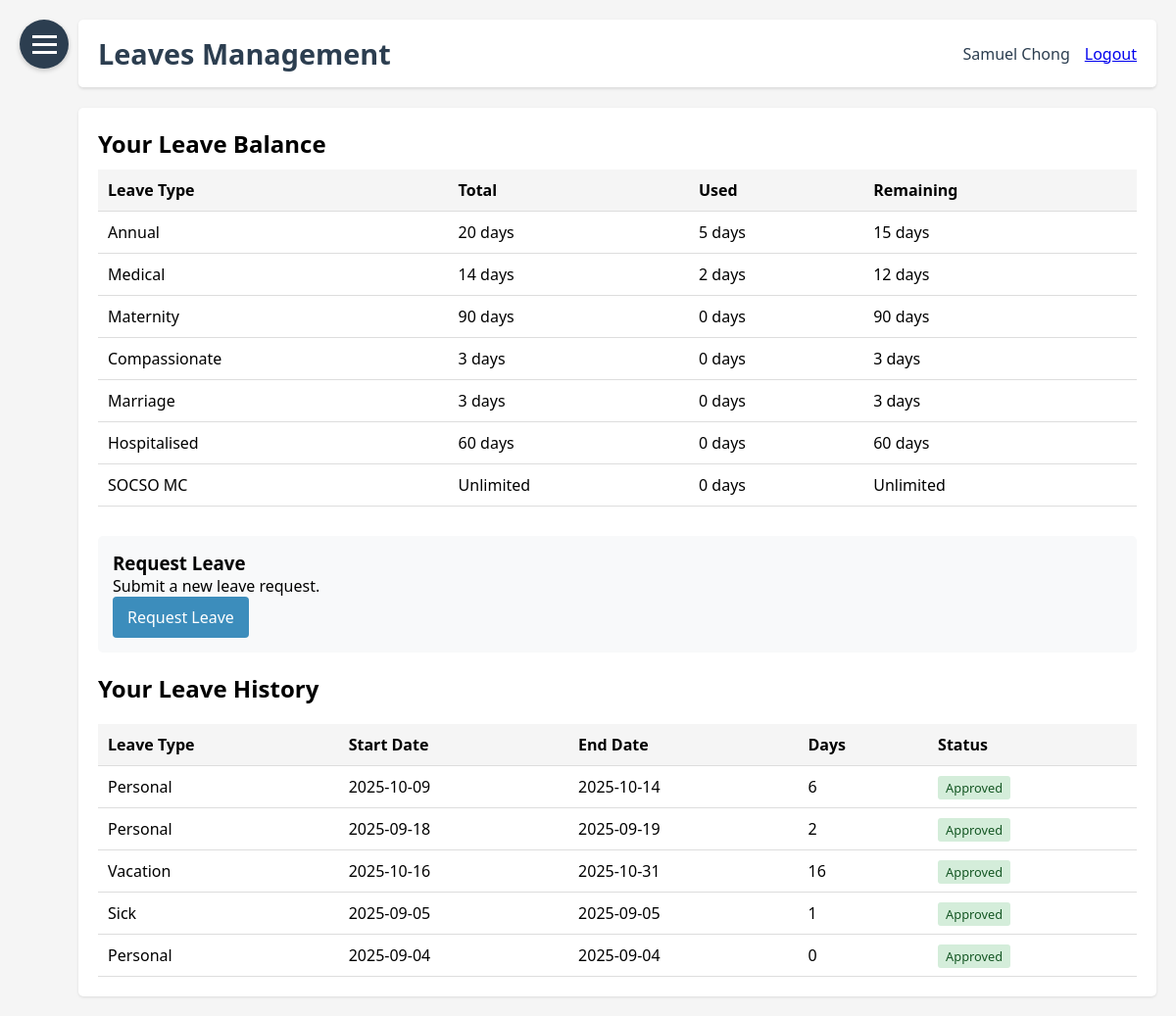
The app's page /leaves (signed in), older data.
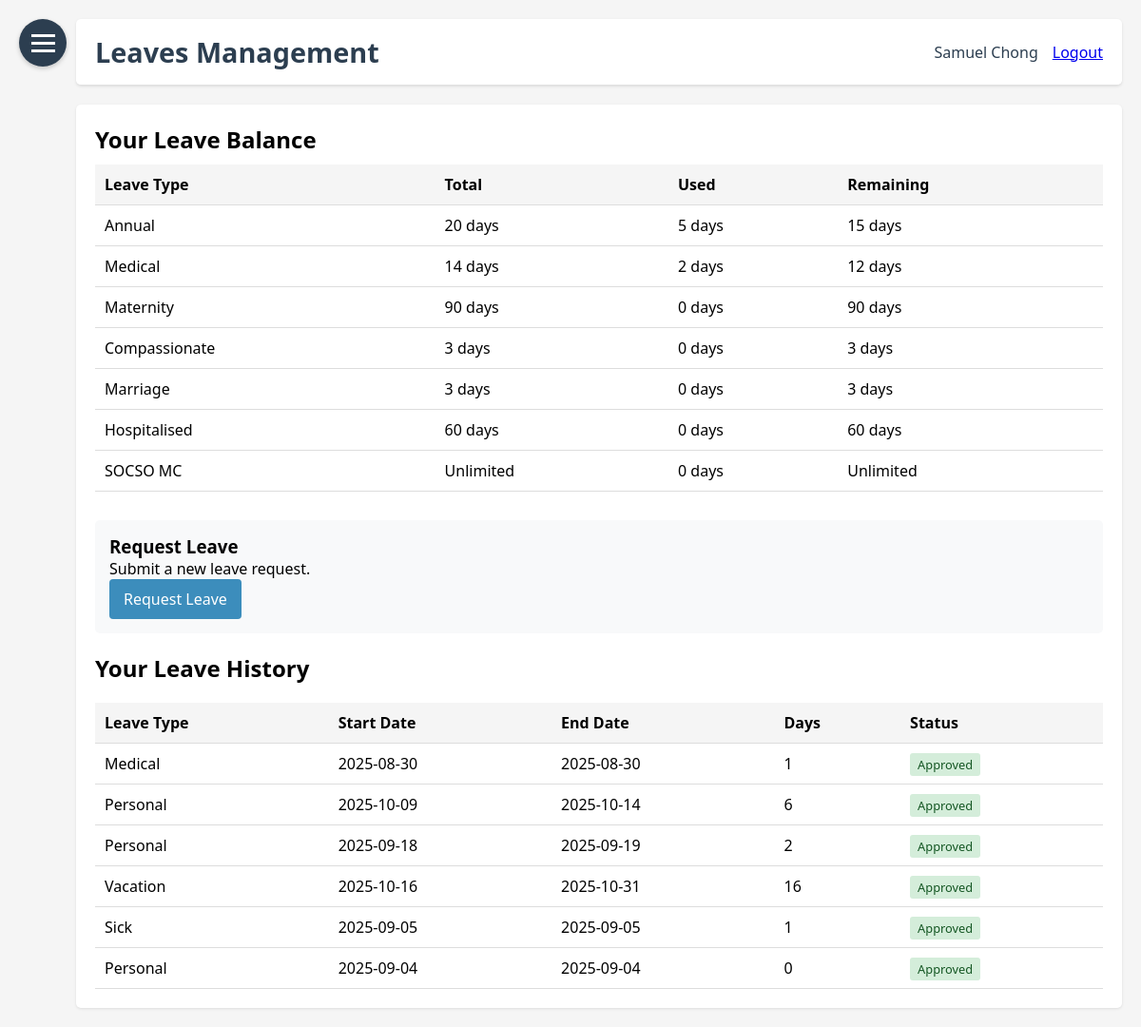
The same page, newer data.
### HerculesSystem.py (models this page shows, shortened)
class Employee(UserMixin, db.Model):
    id = db.Column(db.Integer, primary_key=True)
    username = db.Column(db.String(80), unique=True, nullable=False)
    password = db.Column(db.String(120), nullable=False)
    full_name = db.Column(db.String(120), nullable=False)
    email = db.Column(db.String(120), unique=True, nullable=False)
    department = db.Column(db.String(80))
    position = db.Column(db.String(80))
    hire_date = db.Column(db.Date)
    is_admin = db.Column(db.Boolean, default=False)
    user_type = db.Column(db.String(20), default='employee')  # admin, supervisor, office, factory

class LeaveRequest(db.Model):
    id = db.Column(db.Integer, primary_key=True)
    employee_id = db.Column(db.Integer, db.ForeignKey('employee.id'), nullable=False)
    start_date = db.Column(db.Date, nullable=False)
    end_date = db.Column(db.Date, nullable=False)
    leave_type = db.Column(db.String(50), nullable=False)
    compassionate_type = db.Column(db.String(50))  # For compassionate leave sub-type
    reason = db.Column(db.Text)
    attachment_filename = db.Column(db.String(255))  # Store filename
    status = db.Column(db.String(20), default='pending')
    days_requested = db.Column(db.Integer, nullable=False)
    created_at = db.Column(db.DateTime, default=datetime.utcnow)
    approved_at = db.Column(db.DateTime)
    employee = db.relationship('Employee', backref=db.backref('leave_requests', lazy=True))

### HerculesSystem.py (the view)
@app.route('/leaves')
@login_required
def leaves():
    if current_user.user_type in ['admin', 'supervisor']:
        pending_requests = LeaveRequest.query.filter_by(status='pending').all()
        return render_template('leaves.html', pending_requests=pending_requests)
    else:
        user_requests = LeaveRequest.query.filter_by(employee_id=current_user.id).order_by(LeaveRequest.created_at.desc()).all()
        return render_template('leaves.html', user_requests=user_requests)

### HerculesSystem.py (called while the page is built)
@login_manager.user_loader
def load_user(user_id):
    return db.session.get(Employee, int(user_id))

@app.context_processor
def inject_now():
    return {'now': datetime.utcnow()}

@app.before_request
def before_request():
    if request.url.startswith('https://'):
        new_url = request.url.replace('https://', 'http://', 1)
        return redirect(new_url, code=301)

### templates/leaves.html (shortened to what this page needs)
{% extends "base.html" %}
{% block header %}Leaves Management{% endblock %}
{% block content %}
{% if current_user.user_type in ['admin', 'supervisor'] %}
<div style="display: flex; gap: 10px; margin-bottom: 20px;">
    <a href="{{ url_for('leaves') }}" style="background: #3c8dbc; color: white; padding: 10px 15px; border-radius: 4px; text-decoration: none;">
        Pending Requests
    </a>
    <a href="{{ url_for('all_leaves') }}" style="background: #6c757d; color: white; padding: 10px 15px; border-radius: 4px; text-decoration: none;">
        All Leaves
    </a>
</div>
<h2>Pending Leave Requests</h2>
{% if pending_requests %}
<table class="pending-requests-table desktop-view" style="width: 100%; border-collapse: collapse; margin-top: 20px;">
    <thead>
        <tr style="background: #f5f5f5;">
            <th style="padding: 10px; text-align: left; border-bottom: 1px solid #ddd;">Employee</th>
            <th style="padding: 10px; text-align: left; border-bottom: 1px solid #ddd;">Leave Type</th>
            <th style="padding: 10px; text-align: left; border-bottom: 1px solid #ddd;">Start Date</th>
            <th style="padding: 10px; text-align: left; border-bottom: 1px solid #ddd;">End Date</th>
            <th style="padding: 10px; text-align: left; border-bottom: 1px solid #ddd;">Days</th>
            <th style="padding: 10px; text-align: left; border-bottom: 1px solid #ddd;">Reason</th>
            <th style="padding: 10px; text-align: left; border-bottom: 1px solid #ddd;">Attachment</th>
            <th style="padding: 10px; text-align: left; border-bottom: 1px solid #ddd;">Actions</th>
        </tr>
    </thead>
    <tbody>
        {% for request in pending_requests %}
        <tr>
            <td style="padding: 10px; border-bottom: 1px solid #ddd;">{{ request.employee.full_name }}</td>
            <td style="padding: 10px; border-bottom: 1px solid #ddd;">
                {{ request.leave_type|title }}
                {% if request.compassionate_type %}
                <br><small>({{ request.compassionate_type|title }})</small>
                {% endif %}
            </td>
            <td style="padding: 10px; border-bottom: 1px solid #ddd;">{{ request.start_date.strftime('%Y-%m-%d') }}</td>
            <td style="padding: 10px; border-bottom: 1px solid #ddd;">{{ request.end_date.strftime('%Y-%m-%d') }}</td>
            <td style="padding: 10px; border-bottom: 1px solid #ddd;">{{ request.days_requested }}</td>
            <td style="padding: 10px; border-bottom: 1px solid #ddd;">{{ request.reason }}</td>
            <td style="padding: 10px; border-bottom: 1px solid #ddd;">
                {% if request.attachment_filename %}
                    <a href="{{ url_for('download_attachment', filename=request.attachment_filename) }}" target="_blank" style="color: #3c8dbc; text-decoration: none;">
                        View Attachment
                    </a>
                {% else %}
                    None
                {% endif %}
            </td>
            <td style="padding: 10px; border-bottom: 1px solid #ddd;">
                <div style="display: flex; flex-direction: column; gap: 5px;">
                    <a href="{{ url_for('approve_leave', request_id=request.id) }}" style="background: #28a745; color: white; padding: 5px 10px; border-radius: 3px; text-decoration: none; text-align: center;">
                        Approve
                    </a>
                    <a href="{{ url_for('reject_leave', request_id=request.id) }}" style="background: #dc3545; color: white; padding: 5px 10px; border-radius: 3px; text-decoration: none; text-align: center;">
                        Reject
                    </a>
                </div>
            </td>
        </tr>
        {% endfor %}
    </tbody>
</table>
<div class="mobile-view" style="display: none;">
    {% for request in pending_requests %}
    <div style="border: 1px solid #ddd; border-radius: 5px; padding: 15px; margin-bottom: 15px;">
        <div style="margin-bottom: 10px;">
            <strong>Employee:</strong> {{ request.employee.full_name }}
        </div>
        <div style="margin-bottom: 10px;">
            <strong>Leave Type:</strong> {{ request.leave_type|title }}
            {% if request.compassionate_type %}
            <br><small>({{ request.compassionate_type|title }})</small>
            {% endif %}
        </div>
        <div style="margin-bottom: 10px;">
            <strong>Dates:</strong> {{ request.start_date.strftime('%Y-%m-%d') }} to {{ request.end_date.strftime('%Y-%m-%d') }}
        </div>
        <div style="margin-bottom: 10px;">
            <strong>Days:</strong> {{ request.days_requested }}
        </div>
        <div style="margin-bottom: 10px;">
            <strong>Reason:</strong> {{ request.reason }}
        </div>
        <div style="margin-bottom: 10px;">
            <strong>Attachment:</strong>
            {% if request.attachment_filename %}
                <a href="{{ url_for('download_attachment', filename=request.attachment_filename) }}" target="_blank" style="color: #3c8dbc; text-decoration: none;">
                    View Attachment
                </a>
            {% else %}
                None
            {% endif %}
        </div>
        <div style="display: flex; flex-direction: column; gap: 10px; margin-top: 15px;">
            <a href="{{ url_for('approve_leave', request_id=request.id) }}" style="background: #28a745; color: white; padding: 10px; border-radius: 4px; text-decoration: none; text-align: center;">
                Approve
            </a>
            <a href="{{ url_for('reject_leave', request_id=request.id) }}" style="background: #dc3545; color: white; padding: 10px; border-radius: 4px; text-decoration: none; text-align: center;">
                Reject
            </a>
        </div>
    </div>
    {% endfor %}
</div>
{% else %}
<p>No pending leave requests.</p>
{% endif %}
{% else %}
<h2>Your Leave Balance</h2>
<table style="width: 100%; border-collapse: collapse; margin-top: 10px; margin-bottom: 30px;">
    <thead>
        <tr style="background: #f5f5f5;">
            <th style="padding: 10px; text-align: left; border-bottom: 1px solid #ddd;">Leave Type</th>
            <th style="padding: 10px; text-align: left; border-bottom: 1px solid #ddd;">Total</th>
            <th style="padding: 10px; text-align: left; border-bottom: 1px solid #ddd;">Used</th>
            <th style="padding: 10px; text-align: left; border-bottom: 1px solid #ddd;">Remaining</th>
        </tr>
    </thead>
    <tbody>
        <tr>
            <td style="padding: 10px; border-bottom: 1px solid #ddd;">Annual</td>
            <td style="padding: 10px; border-bottom: 1px solid #ddd;">20 days</td>
            <td style="padding: 10px; border-bottom: 1px solid #ddd;">5 days</td>
            <td style="padding: 10px; border-bottom: 1px solid #ddd;">15 days</td>
        </tr>
        <tr>
            <td style="padding: 10px; border-bottom: 1px solid #ddd;">Medical</td>
            <td style="padding: 10px; border-bottom: 1px solid #ddd;">14 days</td>
            <td style="padding: 10px; border-bottom: 1px solid #ddd;">2 days</td>
            <td style="padding: 10px; border-bottom: 1px solid #ddd;">12 days</td>
        </tr>
        <tr>
            <td style="padding: 10px; border-bottom: 1px solid #ddd;">Maternity</td>
            <td style="padding: 10px; border-bottom: 1px solid #ddd;">90 days</td>
            <td style="padding: 10px; border-bottom: 1px solid #ddd;">0 days</td>
            <td style="padding: 10px; border-bottom: 1px solid #ddd;">90 days</td>
        </tr>
        <tr>
            <td style="padding: 10px; border-bottom: 1px solid #ddd;">Compassionate</td>
            <td style="padding: 10px; border-bottom: 1px solid #ddd;">3 days</td>
            <td style="padding: 10px; border-bottom: 1px solid #ddd;">0 days</td>
            <td style="padding: 10px; border-bottom: 1px solid #ddd;">3 days</td>
        </tr>
        <tr>
            <td style="padding: 10px; border-bottom: 1px solid #ddd;">Marriage</td>
            <td style="padding: 10px; border-bottom: 1px solid #ddd;">3 days</td>
            <td style="padding: 10px; border-bottom: 1px solid #ddd;">0 days</td>
            <td style="padding: 10px; border-bottom: 1px solid #ddd;">3 days</td>
        </tr>
        <tr>
            <td style="padding: 10px; border-bottom: 1px solid #ddd;">Hospitalised</td>
            <td style="padding: 10px; border-bottom: 1px solid #ddd;">60 days</td>
            <td style="padding: 10px; border-bottom: 1px solid #ddd;">0 days</td>
            <td style="padding: 10px; border-bottom: 1px solid #ddd;">60 days</td>
        </tr>
        <tr>
            <td style="padding: 10px; border-bottom: 1px solid #ddd;">SOCSO MC</td>
            <td style="padding: 10px; border-bottom: 1px solid #ddd;">Unlimited</td>
            <td style="padding: 10px; border-bottom: 1px solid #ddd;">0 days</td>
            <td style="padding: 10px; border-bottom: 1px solid #ddd;">Unlimited</td>
        </tr>
    </tbody>
</table>
<div style="background: #f8f9fa; padding: 15px; border-radius: 5px; margin: 20px 0;">
    <h3>Request Leave</h3>
    <p>Submit a new leave request.</p>
    <a href="{{ url_for('request_leave') }}" style="background: #3c8dbc; color: white; padding: 10px 15px; border-radius: 4px; text-decoration: none; display: inline-block;">
        Request Leave
    </a>
</div>
<h2>Your Leave History</h2>
{% if user_requests %}
<table style="width: 100%; border-collapse: collapse; margin-top: 20px;">
    <thead>
        <tr style="background: #f5f5f5;">
            <th style="padding: 10px; text-align: left; border-bottom: 1px solid #ddd;">Leave Type</th>
            <th style="padding: 10px; text-align: left; border-bottom: 1px solid #ddd;">Start Date</th>
            <th style="padding: 10px; text-align: left; border-bottom: 1px solid #ddd;">End Date</th>
            <th style="padding: 10px; text-align: left; border-bottom: 1px solid #ddd;">Days</th>
            <th style="padding: 10px; text-align: left; border-bottom: 1px solid #ddd;">Status</th>
        </tr>
    </thead>
    <tbody>
        {% for request in user_requests %}
        <tr>
            <td style="padding: 10px; border-bottom: 1px solid #ddd;">
                {{ request.leave_type|title }}
            </td>
            <td style="padding: 10px; border-bottom: 1px solid #ddd;">{{ request.start_date.strftime('%Y-%m-%d') }}</td>
            <td style="padding: 10px; border-bottom: 1px solid #ddd;">{{ request.end_date.strftime('%Y-%m-%d') }}</td>
            <td style="padding: 10px; border-bottom: 1px solid #ddd;">{{ request.days_requested }}</td>
            <td style="padding: 10px; border-bottom: 1px solid #ddd;">
                <span style="
                    padding: 3px 8px;
                    border-radius: 3px;
                    font-size: 0.8rem;
                    {% if request.status == 'approved' %}
                        background: #d4edda; color: #155724;
                    {% elif request.status == 'rejected' %}
                        background: #f8d7da; color: #721c24;
                    {% else %}
                        background: #fff3cd; color: #856404;
                    {% endif %}
                ">
                    {{ request.status|title }}
                </span>
            </td>
        </tr>
        {% endfor %}
    </tbody>
</table>
{% else %}
<p>You haven't submitted any leave requests yet.</p>
{% endif %}
{% endif %}
{% endblock %}

### templates/base.html (shortened to what this page needs)
<!DOCTYPE html>
<html lang="en">
<head>
</head>
<body>
    <div class="hamburger-menu" id="hamburgerMenu">
        <span></span>
    </div>
    <div class="main-content" id="mainContent">
        <div class="header">
            <h1>{% block header %}HR Nexus{% endblock %}</h1>
            <div class="user-info">
                {% if current_user.is_authenticated %}
                <span>{{ current_user.full_name }}</span>
                <a href="{{ url_for('logout') }}">Logout</a>
                {% else %}
                <a href="{{ url_for('login') }}">Login</a>
                {% endif %}
            </div>
        </div>
        <div class="content">
            {% block content %}{% endblock %}
        </div>
    </div>
</body>
</html>

### templates/base.html (style rules this page uses)
* { margin: 0; padding: 0; box-sizing: border-box; font-family: 'Segoe UI', Tahoma, Geneva, Verdana, sans-serif; }
body { display: flex; min-height: 100vh; background-color: #f5f5f5; }
.hamburger-menu { position: fixed; top: 20px; left: 20px; z-index: 1000; cursor: pointer; background: #2c3e50; border-radius: 50%; width: 50px; height: 50px; display: flex; align-items: center; justify-content: center; box-shadow: 0 2px 5px rgba(0,0,0,0.2); }
.hamburger-menu span { display: block; width: 25px; height: 3px; background: #fff; position: relative; transition: all 0.3s; }
.hamburger-menu span:before, .hamburger-menu span:after { content: ''; position: absolute; width: 25px; height: 3px; background: #fff; transition: all 0.3s; }
.hamburger-menu span:before { top: -8px; }
.hamburger-menu span:after { top: 8px; }
.main-content { flex: 1; padding: 20px; margin-left: 0; transition: margin-left 0.3s ease; padding-left: 80px; }
.header { background: #fff; padding: 15px 20px; border-bottom: 1px solid #e0e0e0; display: flex; justify-content: space-between; align-items: center; margin-bottom: 20px; border-radius: 5px; box-shadow: 0 1px 3px rgba(0,0,0,0.1); }
.header h1 { font-size: 1.8rem; color: #2c3e50; }
.user-info { display: flex; align-items: center; }
.user-info span { margin-right: 15px; color: #2c3e50; }
.content { background: #fff; padding: 20px; border-radius: 5px; box-shadow: 0 1px 3px rgba(0,0,0,0.1); }

Row changes from the older to the newer data that the page shows:
added LeaveRequest: leave_type "Medical", start_date "2025-08-30", end_date "2025-08-30", days_requested "1", status "Approved"
